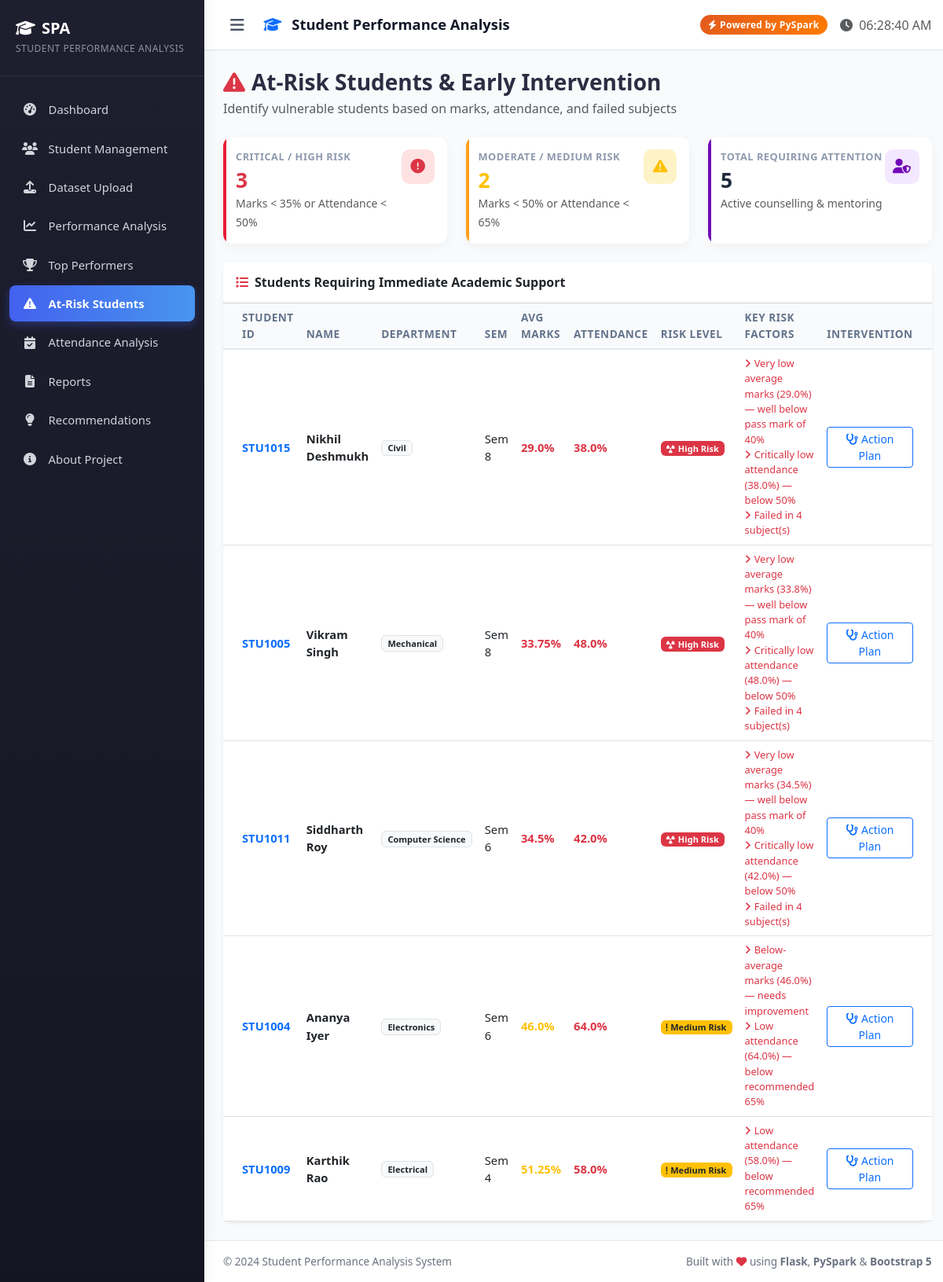
The app's page /at-risk with its own data.
### tables this page shows
CREATE TABLE students (
            student_id   TEXT PRIMARY KEY,
            student_name TEXT NOT NULL,
            age          INTEGER,
            gender       TEXT,
            department   TEXT,
            semester     INTEGER
        );

### app.py (the view)
@app.route('/at-risk')
def at_risk():
    at_risk_list = get_at_risk_students()
    high_risk_count = sum(1 for s in at_risk_list if s.get('risk_category') == 'High Risk')
    medium_risk_count = sum(1 for s in at_risk_list if s.get('risk_category') == 'Medium Risk')
    return render_template(
        'at_risk.html',
        students=at_risk_list,
        high_risk_count=high_risk_count,
        medium_risk_count=medium_risk_count,
        total_risk=len(at_risk_list)
    )

### modules/risk_analysis.py (called while the page is built)
def _conn():
    conn = sqlite3.connect(DATABASE_PATH)
    conn.row_factory = sqlite3.Row
    return conn

def calculate_risk_category(avg_marks, attendance):
    if avg_marks is None:
        avg_marks = 0
    if attendance is None:
        attendance = 0
    if avg_marks < 35 or attendance < 50:
        return 'High Risk'
    elif avg_marks < 50 or attendance < 65:
        return 'Medium Risk'
    else:
        return 'Low Risk'

def get_risk_reasons(student):
    reasons = []
    avg = student.get('average_marks', student.get('avg_marks', 0))
    att = student.get('attendance_percentage', student.get('attendance', 0))
    fails = student.get('fail_count', 0)
    if avg < 35:
        reasons.append(f"Very low average marks ({avg:.1f}%) — well below pass mark of {PASS_MARK}%")
    elif avg < 50:
        reasons.append(f"Below-average marks ({avg:.1f}%) — needs improvement")
    if att < 50:
        reasons.append(f"Critically low attendance ({att:.1f}%) — below 50%")
    elif att < 65:
        reasons.append(f"Low attendance ({att:.1f}%) — below recommended 65%")
    if fails and fails > 0:
        reasons.append(f"Failed in {fails} subject(s)")
    if not reasons:
        reasons.append("Borderline performance — monitor closely")
    return reasons

### templates/at_risk.html (shortened to what this page needs)
{% extends "base.html" %}
{% block content %}
<div class="d-flex flex-wrap justify-content-between align-items-center mb-4 gap-3">
    <div>
        <h3 class="fw-bold mb-1"><i class="fas fa-exclamation-triangle text-danger me-2"></i>At-Risk Students &amp; Early Intervention</h3>
        <p class="text-muted mb-0">Identify vulnerable students based on marks, attendance, and failed subjects</p>
    </div>
</div>
<div class="row g-4 mb-4">
    <div class="col-md-4">
        <div class="card stat-card stat-card-danger h-100">
            <div class="card-body">
                <div class="d-flex justify-content-between align-items-start">
                    <div>
                        <p class="stat-label">Critical / High Risk</p>
                        <h3 class="stat-value text-danger">{{ high_risk_count }}</h3>
                        <small class="text-muted">Marks &lt; 35% or Attendance &lt; 50%</small>
                    </div>
                    <div class="stat-icon bg-danger-light">
                        <i class="fas fa-exclamation-circle text-danger"></i>
                    </div>
                </div>
            </div>
        </div>
    </div>
    <div class="col-md-4">
        <div class="card stat-card stat-card-warning h-100">
            <div class="card-body">
                <div class="d-flex justify-content-between align-items-start">
                    <div>
                        <p class="stat-label">Moderate / Medium Risk</p>
                        <h3 class="stat-value text-warning">{{ medium_risk_count }}</h3>
                        <small class="text-muted">Marks &lt; 50% or Attendance &lt; 65%</small>
                    </div>
                    <div class="stat-icon bg-warning-light">
                        <i class="fas fa-exclamation-triangle text-warning"></i>
                    </div>
                </div>
            </div>
        </div>
    </div>
    <div class="col-md-4">
        <div class="card stat-card stat-card-purple h-100">
            <div class="card-body">
                <div class="d-flex justify-content-between align-items-start">
                    <div>
                        <p class="stat-label">Total Requiring Attention</p>
                        <h3 class="stat-value text-purple">{{ total_risk }}</h3>
                        <small class="text-muted">Active counselling &amp; mentoring</small>
                    </div>
                    <div class="stat-icon bg-purple-light">
                        <i class="fas fa-user-shield text-purple"></i>
                    </div>
                </div>
            </div>
        </div>
    </div>
</div>
<div class="card shadow-sm">
    <div class="card-header bg-white py-3">
        <h6 class="fw-bold mb-0"><i class="fas fa-list text-danger me-2"></i>Students Requiring Immediate Academic Support</h6>
    </div>
    <div class="card-body p-0">
        <div class="table-responsive">
            <table class="table table-hover align-middle mb-0">
                <thead class="table-light">
                    <tr>
                        <th class="ps-4">Student ID</th>
                        <th>Name</th>
                        <th>Department</th>
                        <th>Sem</th>
                        <th>Avg Marks</th>
                        <th>Attendance</th>
                        <th>Risk Level</th>
                        <th>Key Risk Factors</th>
                        <th class="text-end pe-4">Intervention</th>
                    </tr>
                </thead>
                <tbody>
                    {% for s in students %}
                    <tr>
                        <td class="ps-4 fw-bold text-primary">{{ s.student_id }}</td>
                        <td><strong>{{ s.student_name }}</strong></td>
                        <td><span class="badge bg-light text-dark border">{{ s.department }}</span></td>
                        <td>Sem {{ s.semester }}</td>
                        <td><span class="fw-bold {{ 'text-danger' if s.average_marks < 40 else 'text-warning' }}">{{ s.average_marks }}%</span></td>
                        <td><span class="fw-bold {{ 'text-danger' if s.attendance_percentage < 65 else 'text-warning' }}">{{ s.attendance_percentage }}%</span></td>
                        <td>
                            {% if s.risk_category == 'High Risk' %}
                                <span class="badge bg-danger"><i class="fas fa-radiation me-1"></i>High Risk</span>
                            {% else %}
                                <span class="badge bg-warning text-dark">Medium Risk</span>
                            {% endif %}
                        </td>
                        <td>
                            <ul class="list-unstyled mb-0 small text-danger">
                                {% for r in s.risk_reasons %}
                                    <li><i class="fas fa-angle-right me-1"></i>{{ r }}</li>
                                {% endfor %}
                            </ul>
                        </td>
                        <td class="text-end pe-4">
                            <button class="btn btn-outline-primary btn-sm" onclick='showInterventions({{ s|tojson|safe }})'>
                                <i class="fas fa-stethoscope me-1"></i>Action Plan
                            </button>
                        </td>
                    </tr>
                    {% endfor %}
                </tbody>
            </table>
        </div>
    </div>
</div>
{% endblock %}

### static/css/style.css (style rules this page uses)
:root { --primary: #4361ee; --primary-dark: #3a0ca3; --primary-light: #4895ef; --secondary: #6c757d; --success: #2ec4b6; --danger: #e71d36; --warning: #ff9f1c; --info: #4cc9f0; --purple: #7209b7; --sidebar-width: 260px; --sidebar-collapsed-width: 70px; --top-nav-height: 64px; --card-border-radius: 12px; --transition-speed: 0.25s; --body-bg: #f8fafc; --card-bg: #ffffff; --text-color: #2b2d42; --text-muted: #8d99ae; }
body { background-color: var(--body-bg); color: var(--text-color); font-family: 'Segoe UI', system-ui, -apple-system, sans-serif; min-height: 100vh; display: flex; overflow-x: hidden; }
.stat-card { border: none; border-radius: var(--card-border-radius); box-shadow: 0 4px 14px rgba(0, 0, 0, 0.04); background: #ffffff; transition: transform 0.2s ease, box-shadow 0.2s ease; overflow: hidden; position: relative; }
.stat-card::before { content: ''; position: absolute; top: 0; left: 0; bottom: 0; width: 4px; }
.stat-card-danger::before { background-color: var(--danger); }
.stat-card-warning::before { background-color: var(--warning); }
.stat-card-purple::before { background-color: var(--purple); }
.stat-label { font-size: 0.8rem; text-transform: uppercase; letter-spacing: 0.5px; font-weight: 600; color: var(--text-muted); margin-bottom: 0.35rem; }
.stat-value { font-size: 1.65rem; font-weight: 700; color: #1e293b; margin-bottom: 0; }
.stat-icon { width: 44px; height: 44px; border-radius: 10px; display: flex; align-items: center; justify-content: center; font-size: 1.15rem; }
.bg-danger-light { background-color: #fee2e2; color: var(--danger); }
.bg-warning-light { background-color: #fef3c7; color: var(--warning); }
.bg-purple-light { background-color: #f3e8ff; color: var(--purple); }
.card { border-radius: var(--card-border-radius); border: none; box-shadow: 0 4px 14px rgba(0, 0, 0, 0.04); }
.table th { font-weight: 600; font-size: 0.85rem; text-transform: uppercase; letter-spacing: 0.5px; color: #64748b; background-color: #f8fafc; border-bottom: 2px solid #e2e8f0; }
.table td { vertical-align: middle; font-size: 0.92rem; }

### records on screen
students: student_id "STU1015", student_name "Nikhil Deshmukh", department "Civil", semester "8", average_marks "29.0", attendance_percentage "38.0", shows "High Risk", risk_reasons "Very low average marks (29.0%) — well below pass mark of 40%" "Critically low attendance (38.0%) — below 50%" "Failed in 4 subject(s)"
students: student_id "STU1005", student_name "Vikram Singh", department "Mechanical", semester "8", average_marks "33.75", attendance_percentage "48.0", shows "High Risk", risk_reasons "Very low average marks (33.8%) — well below pass mark of 40%" "Critically low attendance (48.0%) — below 50%" "Failed in 4 subject(s)"
students: student_id "STU1011", student_name "Siddharth Roy", department "Computer Science", semester "6", average_marks "34.5", attendance_percentage "42.0", shows "High Risk", risk_reasons "Very low average marks (34.5%) — well below pass mark of 40%" "Critically low attendance (42.0%) — below 50%" "Failed in 4 subject(s)"
students: student_id "STU1004", student_name "Ananya Iyer", department "Electronics", semester "6", average_marks "46.0", attendance_percentage "64.0", shows "Medium Risk", risk_reasons "Below-average marks (46.0%) — needs improvement" "Low attendance (64.0%) — below recommended 65%"
students: student_id "STU1009", student_name "Karthik Rao", department "Electrical", semester "4", average_marks "51.25", attendance_percentage "58.0", shows "Medium Risk", risk_reasons "Low attendance (58.0%) — below recommended 65%"

### other values on screen
{{ high_risk_count }} "3"
{{ medium_risk_count }} "2"
{{ total_risk }} "5"
